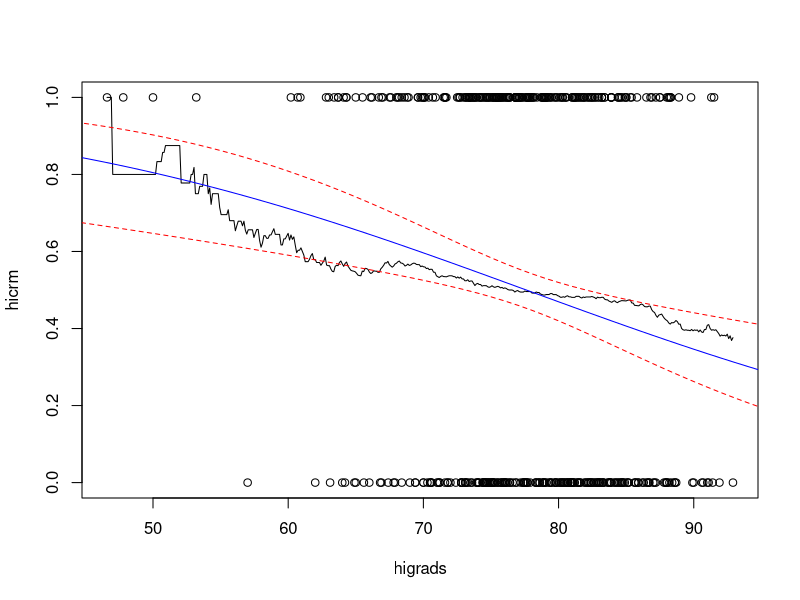
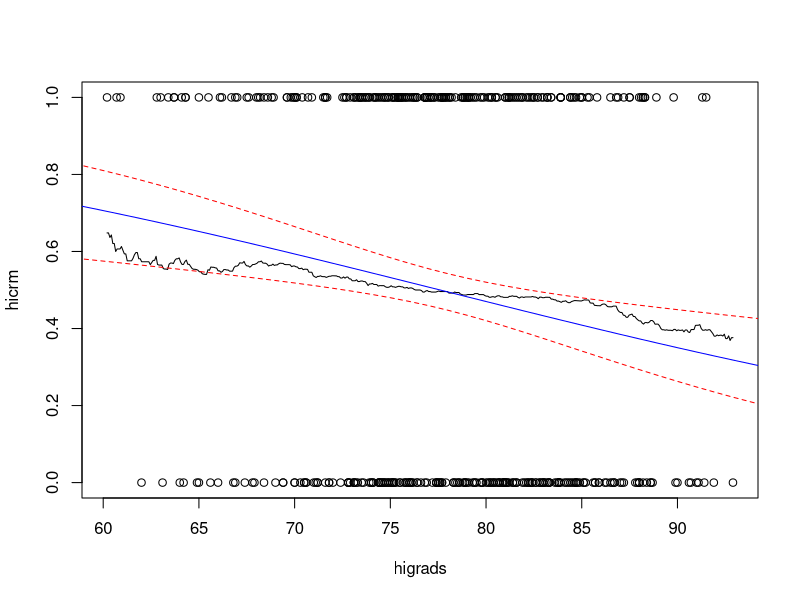

These charts were generated, in order, by the following R code:
## ---- chunk 1
knitr::opts_chunk$set(
  echo = FALSE,
  collapse = TRUE,
  comment = "#>"
)
## ---- chunk 2
library(ggplot2)
library(knitr)
library(dplyr)

cdi <- read.delim("CDI.txt")
cdi$region <- factor(cdi$region, levels = c(1, 2, 3, 4),
                     labels = c("Northeast", "Midwest", "South", "West"))
cdi$crm1000 <- 1000 * cdi$crimes / cdi$popul

median = summary(cdi$crm1000)["Median"]

cdi <- cbind(cdi, hicrm = ifelse(cdi$crm1000 < median, 0, 1))

## ---- chunk 3
with(cdi, {
   plot(hicrm ~ higrads)
   lines(ksmooth(higrads, hicrm, bandwidth = 20))
})

model <- glm(hicrm ~ higrads, data = cdi, family = "binomial")
sum <- summary(model)

x0 <- data.frame(higrads = seq(0, 100, 1))

predx <- cbind(x0, prob = predict(model, x0, type = "response"))
with(predx, lines(higrads, prob, col = "blue"))

# calculate conf.int for the linear part x*beta:
standard.error <- 1.96
xb <- predict(model, x0, se.fit = TRUE)
ci.xb <- data.frame(lwr = xb$fit - standard.error * xb$se.fit,
                    upr = xb$fit + standard.error * xb$se.fit)

# transform to CI for the odds:
ci.odds <- exp(ci.xb)

# and finally CI for the probabilities and add to the plot:
predx <- cbind(predx, ci.odds / (1 + ci.odds))
with(predx, {
  lines(higrads, lwr, lty = 2, col = "red")
  lines(higrads, upr, lty = 2, col = "red")
})

## ---- chunk 4

#which(cdi$higrads > 60)
sliced <- subset.data.frame(cdi, cdi$higrads > 60)

with(sliced, {
   plot(hicrm ~ higrads)
   lines(ksmooth(higrads, hicrm, bandwidth = 20))
})

model <- glm(hicrm ~ higrads, data = sliced, family = "binomial")

x0 <- data.frame(higrads = seq(0, 100, 1))


predx <- cbind(x0, prob = predict(model, x0, type = "response"))
with(predx, lines(higrads, prob, col = "blue"))

# calculate conf.int for the linear part x*beta:
standard.error <- 1.96
xb <- predict(model, x0, se.fit = TRUE)
ci.xb <- data.frame(lwr = xb$fit - standard.error * xb$se.fit,
                    upr = xb$fit + standard.error * xb$se.fit)

# transform to CI for the odds:
ci.odds <- exp(ci.xb)

# and finally CI for the probabilities and add to the plot:
predx <- cbind(predx, ci.odds / (1 + ci.odds))
with(predx, {
  lines(higrads, lwr, lty = 2, col = "red")
  lines(higrads, upr, lty = 2, col = "red")
})


## ---- chunk 5
to.prob = function(odds) {
  return (odds / (1 + odds))
}

coeff.beta <- model$coefficients
#coeff.beta_odds <- to.prob(exp(coeff.beta))
#coeff.beta_odds

ci.beta <- suppressMessages(confint(model))
#ci.beta_odds <- to.prob(exp(ci.beta))
#ci.beta_odds

beta.p <- sum$coefficients[, "Pr(>|z|)"] * 100

table.beta.ci <- cbind("Estimate" = coeff.beta, ci.beta, "P-value (%)" = beta.p)
row.names(table.beta.ci) <- c("$\\beta_0$", "$\\beta_1$")

kable(table.beta.ci, caption = "Test", digits = 3)

## ---- chunk 6
beta.higrads <- exp(coeff.beta["higrads"])

decrease.one.percent <- 1 - beta.higrads
decrease.ten.percent <- 1 - beta.higrads^10

display.percent <- function(value) {
  return(round(value * 100, digits=1))
}
## ---- chunk 7
x0 <- data.frame(higrads = c(65, 85))


predx <- cbind(x0, prob = predict(model, x0, type = "response"))

standard.error <- 1.96
xb <- predict(model, x0, se.fit = TRUE)
ci.xb <- data.frame(lwr = xb$fit - standard.error * xb$se.fit,
                    upr = xb$fit + standard.error * xb$se.fit)
# transform to CI for the odds:
ci.odds <- exp(ci.xb)

# and finally CI for the probabilities and add to the plot:
predx <- cbind(predx, to.prob(ci.odds))

kable(predx, col.names = c("Higrads", "Probability", "2.5 %", "97.5 %"), caption = "Test")
## ---- chunk 8

pred.counties <- subset(cdi, select = c(county, higrads, hicrm))

pred.counties <- cbind(pred.counties, prob.hicrm = predict(model, pred.counties, type = "response"))
pred.counties <- cbind(pred.counties, pred.hicrm = ifelse(pred.counties$prob.hicrm > 0.5, 1, 0))

pred.counties

num.hicrm <- sum(pred.counties$hicrm)

# Sensitivity
true.postive <- with(pred.counties, ifelse(pred.hicrm == 1 & hicrm == 1, 1, 0))
sensitivity <- sum(true.postive) / num.hicrm
sensitivity

true.negative <- with(pred.counties, ifelse(pred.hicrm == 0 & hicrm == 0, 1, 0))
specificity <- sum(true.negative) / num.hicrm
specificity

## ---- chunk 9

cross.table <- table(cdi %>% select(region, hicrm))

kable(cross.table, col.names = c("Low crime", "High crime"), caption = "Test")

reference.level <- "Northeast"

#prop.table(cross.table)
#prop.table(cross.table, 1)
#prop.table(cross.table, 2)

## ---- chunk 10
# Set reference
cdi$region <- relevel(cdi$region, ref = reference.level)

model <- glm(hicrm ~ region, data = cdi, family = "binomial")
sum <- summary(model)

coeff.beta <- model$coefficients

ci.beta <- suppressMessages(confint(model))

beta.p <- sum$coefficients[, "Pr(>|z|)"] * 100

table.beta.ci <- cbind("Estimate" = coeff.beta, ci.beta, "P-value (%)" = beta.p)
row.names(table.beta.ci) <- c("$\\beta_0$", "$\\beta_1$", "$\\beta_2$", "$\\beta_3$")

kable(table.beta.ci, caption = "Test", digits = 3)

## ---- chunk 11
beta.region <- exp(coeff.beta)

table.beta.ci <- cbind("OR" = exp(coeff.beta), exp(ci.beta))
table.beta.ci <- table.beta.ci[-c(1), ]
row.names(table.beta.ci) <- c("South", "Midwest", "West")

kable(table.beta.ci, caption = "Test", digits = 1)


## ---- chunk 12

pred.counties <- subset(cdi, select = c(county, region, hicrm))

regions <- c("Northeast", "Midwest", "South", "West")

x0 <- data.frame(region = regions)

pred <- predict(model, x0, se.fit = TRUE, type = "response")
pred$fit
pred$se.fit


## confidence interval for log-odds
ci.prob <- cbind(lo = pred$fit - standard.error * pred$se.fit, 
                    hi = pred$fit + standard.error * pred$se.fit)


# 
# pred.counties <- cbind(pred.counties, prob.hicrm = predict(model, pred.counties, type = "response"))
# pred.counties <- cbind(pred.counties, pred.hicrm = ifelse(pred.counties$prob.hicrm > 0.5, 1, 0))
# 
# pred.counties
# 
# table(pred.counties$region, pred.counties$prob.hicrm)
# 
# num.hicrm <- sum(pred.counties$hicrm)
# 
# # Sensitivity
# true.postive <- with(pred.counties, ifelse(pred.hicrm == 1 & hicrm == 1, 1, 0))
# sensitivity <- sum(true.postive) / num.hicrm
# sensitivity
# 
# true.negative <- with(pred.counties, ifelse(pred.hicrm == 0 & hicrm == 0, 1, 0))
# specificity <- sum(true.negative) / num.hicrm
# specificity
# 
# 
# #Estimate the intervals as in the PP
# beta.hats <- c(coeff.beta[1], coeff.beta[1] + coeff.beta[2], coeff.beta[1] + coeff.beta[3], coeff.beta[1] + coeff.beta[4])
# 
# beta.hats
# 
# p.ests  <- data.frame(name = c("Northeast", "Souht", "Midwest", "West"),
#                       n0 = c(cross.table[1,1], cross.table[2,1], cross.table[3,1], cross.table[4,1]),
#                       n1 = c(cross.table[1,2], cross.table[2,2], cross.table[3,2], cross.table[4,2]))
# p.ests$n <- p.ests$n0 + p.ests$n1
# p.ests$phat <- p.ests$n1 / p.ests$n
# p.ests$npq <- p.ests$n * p.ests$phat * (1 - p.ests$phat)
# p.ests$se <- sqrt(p.ests$phat * (1 - p.ests$phat) / p.ests$n)
# p.ests$lo <- p.ests$phat - 1.96 * p.ests$se
# p.ests$hi <- p.ests$phat + 1.96 * p.ests$se
# p.ests
# 
# 
# #CI for the log-odds
# se.b0 <- sqrt(1 / p.ests$n0[1] + 1 / p.ests$n1[1])
# se.b1 <- sqrt(1 / p.ests$n0[1] + 1 / p.ests$n1[1] + 1 / p.ests$n0[2] + 
#                 1 / p.ests$n1[2])
# se.b2 <- sqrt(1 / p.ests$n0[1] + 1 / p.ests$n1[1] + 1 / p.ests$n0[3] + 
#                 1 / p.ests$n1[3])
# se.b3 <- sqrt(1 / p.ests$n0[1] + 1 / p.ests$n1[1] + 1 / p.ests$n0[4] + 
#                 1 / p.ests$n1[4])
# ci.beta <- rbind(model$coefficients[1] + 1.96 * se.b0 * c(-1, 1),
#                  model$coefficients[2] + 1.96 * se.b1 * c(-1, 1),
#                  model$coefficients[3] + 1.96 * se.b2 *c(-1, 1),
#                  model$coefficients[4] + 1.96 * se.b2 *c(-1, 1))
# ci.beta
# 
# 
# exp(ci.beta)





